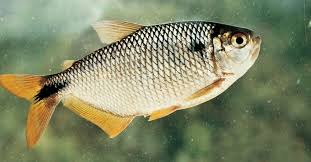
#> input picture Deteccao_e_Manipulacao_de_Formas/assets/lambari.jpg, 311 x 162 px
$ python mathematical_morphology_image_3_dilatation_and_shape.py
#> lines starting #> are read from the running program, lines starting #| are printed output that depends on the picture; after the words box and inside, x2 and y2 are one past the last pixel; in counts of white or black regions, pixels touching at a corner belong together
import cv2
from matplotlib import pyplot as plt
import numpy as np


img = cv2.imread("assets/lambari.jpg")
#> img is the input picture: shape (162, 311, 3); mean B, G, R 103.8, 136.1, 130.1
img = cv2.cvtColor(img, cv2.COLOR_BGR2RGB)
plt.imshow(img)
plt.show()

img_blur = cv2.blur(img, (3,3))
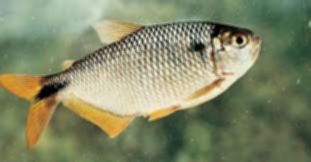
#> img_blur: shape (162, 311, 3); mean R, G, B 130.1, 136.1, 103.8
plt.imshow(img_blur)
plt.show()

img_canny = cv2.Canny(img_blur, 100, 200)
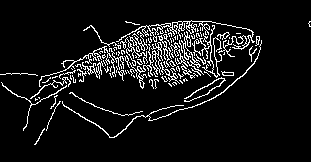
#> img_canny: shape (162, 311); 8.1% white in thin lines or dots, all inside (x1, y1, x2, y2) = (0, 20, 311, 145)
## threshold menor
## threshold maior
### If the edges are too noisy, increase the thresholds
### If edges are missing, decrease them
### A common practice is setting the upper threshold 2-3 times higher than the lower threshold
plt.imshow(img_canny, cmap="gray")
plt.show()
